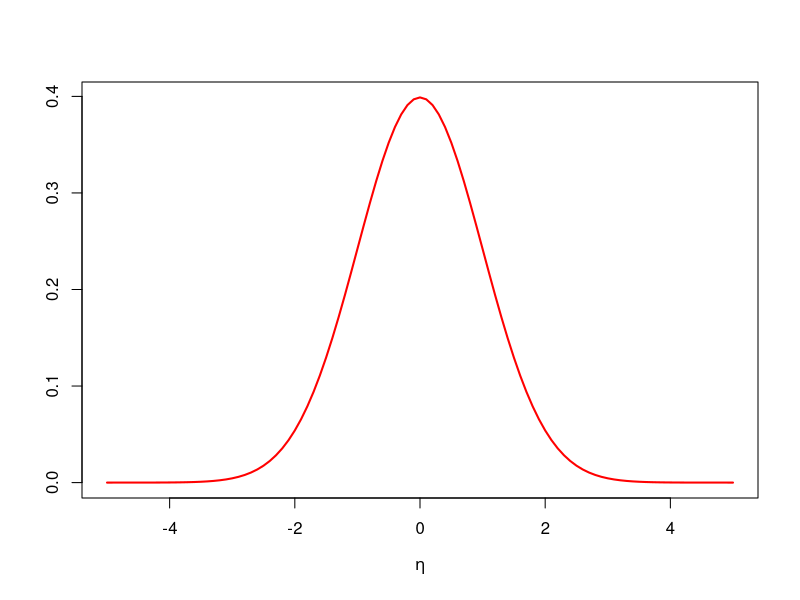
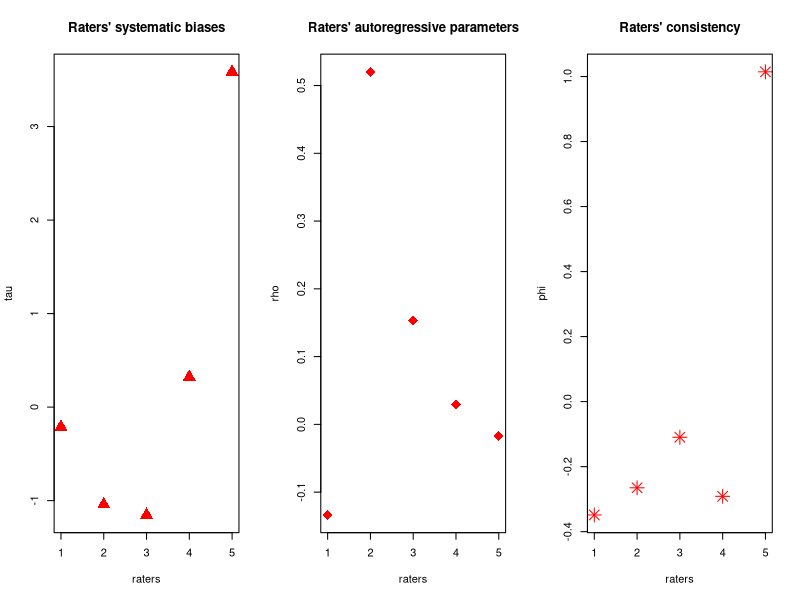
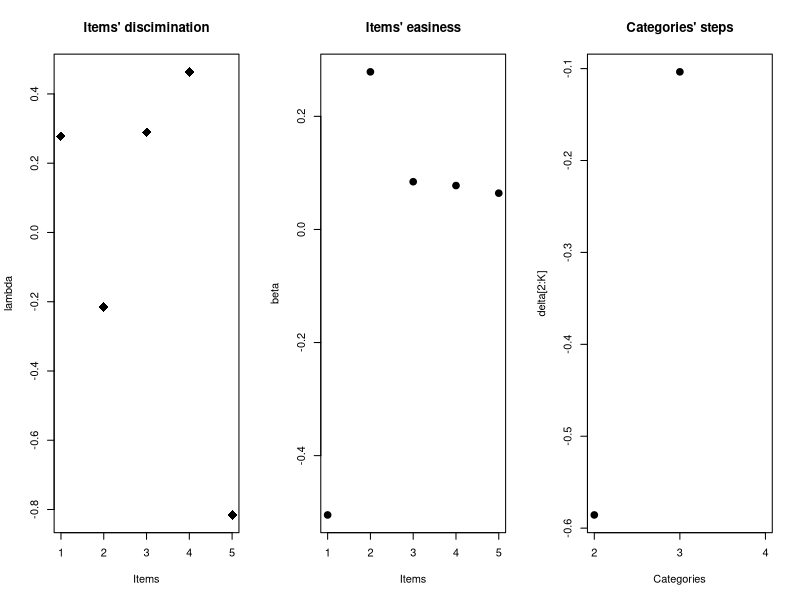
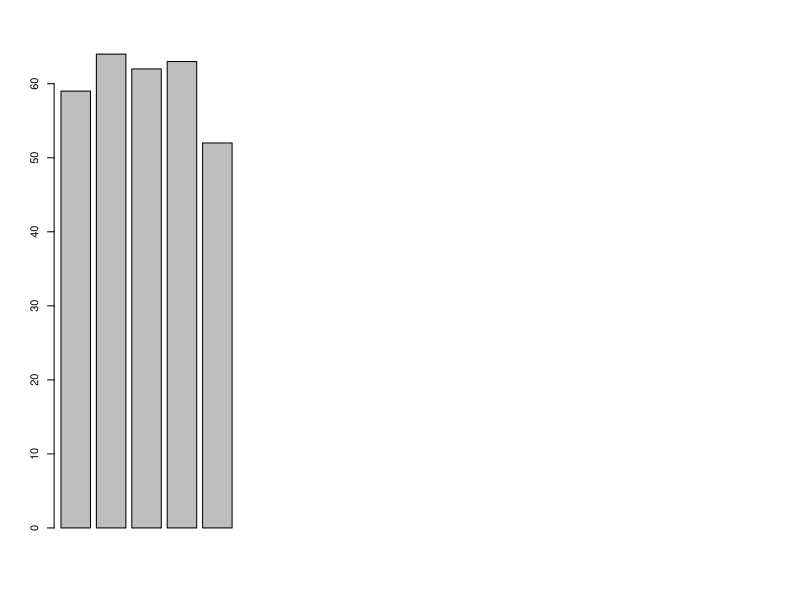
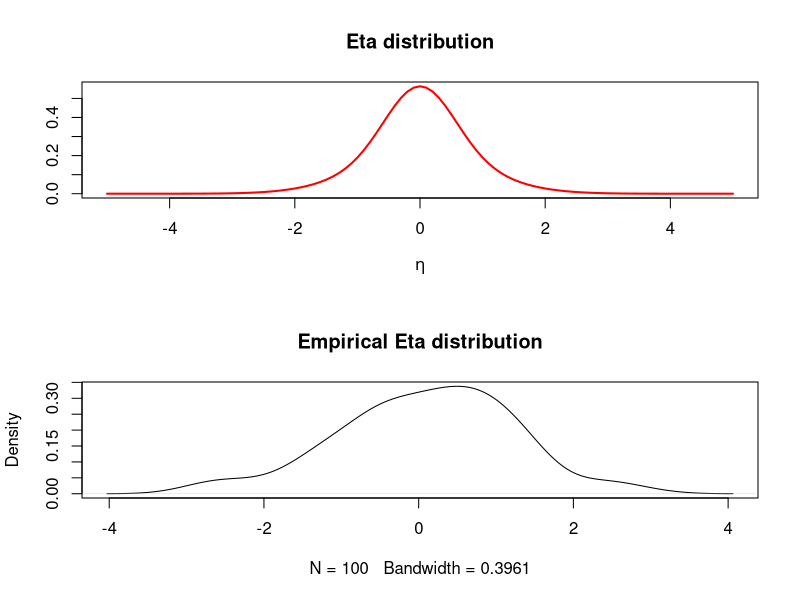
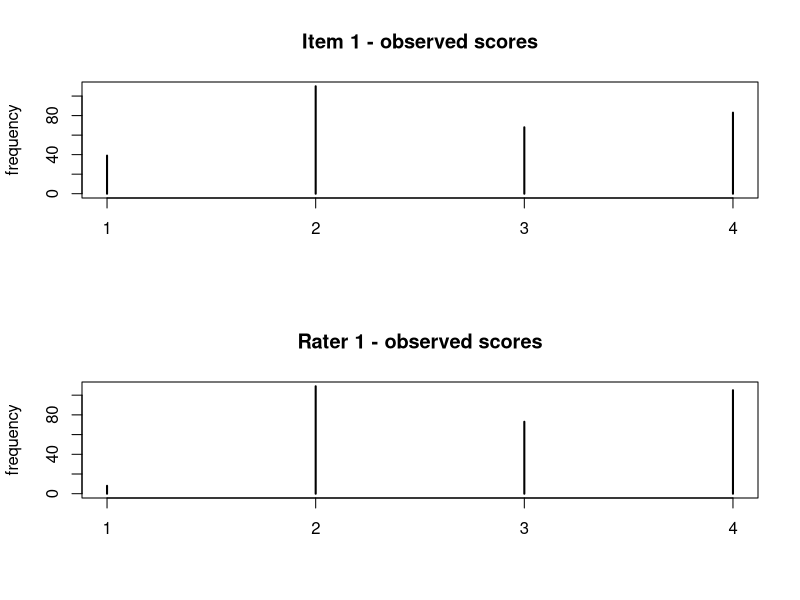
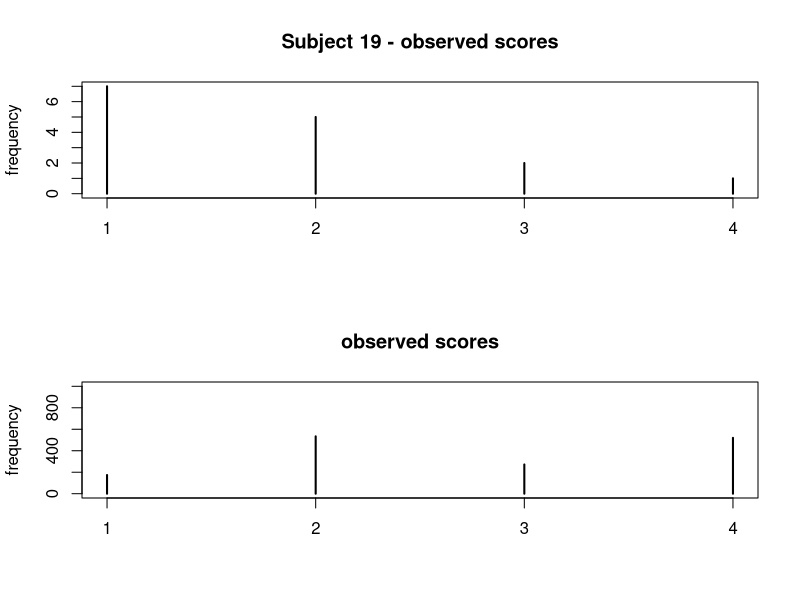

R code for these plots, in order:
##############################################################################################
# https://github.com/salleuska/IRT_raters
# ------------------------------ DATA GENERATING PROCESS -------------------------------------
rm(list=ls())
# setwd("C:/Users/39388/Dropbox/Il mio PC (LAPTOP-NO4UO9GH)/Desktop/Bocconi/Sally")
## SP using library(here) so we can use relative paths

library(here)
library(MASS)

N               = 100                            # Subjects sample size
I               = 5                              # Number of items
R               = 5                              # Number of raters
                                         
K               = 4                              # Number of categories
C               = 1                              # Number of students' clusters
                           
sp              = 3                              # number of subjects per rater
tot             = sp * N * I

set.seed(25)
# ------------------------------------------------------------------------------

generateData <- function( mu, sigma, c_p_s_s, N, R, tot, PPi, II, RRi, ARi, lambda, beta, delta, R_tau, R_phi) {
  
  y              = matrix(0, nrow=tot, ncol=1)
  c_s            = matrix(0, nrow=R,   ncol=1)
  eta            = matrix(0, nrow=R,   ncol=1)
  pic            = matrix(0, nrow=tot, ncol=K)
  pi             = matrix(0, nrow=tot, ncol=K)
  ppi            = matrix(0, nrow=tot, ncol=K)
  
  # Subjects random allocation
  for(j in 1:N){
    c_s[j]      = sample(length(c_p_s_s), 1, prob=c_p_s_s)
    eta[j]      = rnorm(1, mu[c_s[j]], sqrt(sigma[c_s[j]]))
  }
  
  # Observations
  
  for ( n in 1:tot ) {
   
    pic[n,1]              <- 0
    pi[n,1]               <- 0
      
    for(k in 2:K){
        pic[n,k]          <-   exp(R_phi[RRi[n]] + lambda[II[n]]) * (eta[PPi[n]] - beta[II[n]] + delta[k-1] - R_tau[RRi[n],1])    # Adjacent categories logits (Agresti, 2013, pp.309-310; Masters, 1982, p.158)
        pi[n,k]           <-   sum(pic[n,1:k])     
      }
      
    ppi[n,1:K]            <- exp(pi[n,1:K])/sum(exp(pi[n,1:K]))
    
    y[n]                  <- sample(1:K,1,prob=ppi[n,1:K])
    
    }
  
  
  list(y=y, eta=eta, c_s=c_s, ppi=ppi,PPi=PPi, II= II, RRi=RRi, ARi=ARi,
       lambda=lambda, beta=beta, delta=delta, tau=R_tau, phi=R_phi)
}

################################################################################
################################################################################

# ------------ Subjects' Latent Ability Distribution ---------------------------
# Let's assign a distribution to the subjects' latent ability ??? 

Grid_s              = seq(-5, 5, len = 200)
mu_s                = c(0,0)
sigma_s             = c(1,1)
c_p_s_s             = c(0.5,0.5)
par(mfrow=c(1, 1))

# plot
curve(c_p_s_s[1]*dnorm(x,mu_s[1],sqrt(sigma_s[1])) 
      + c_p_s_s[2]*dnorm(x,mu_s[2],sqrt(sigma_s[2])),from=min(Grid_s),to=max(Grid_s),col="red",lwd=2,
      xlab=quote(eta),ylab="")

dev.off()
# ------------ Raters' Features Distribution ---------------------------
# Rater's features: systematic bias, autoregressive coefficient, consistency, respectively. 

# Omega = rbind(                                                                # Correlation matrix
#               c(1, 0.1, 0.3),
#               c(0.1, 1, 0.1),
#               c(0.3, 0.1, 1))
Omega        = diag(1,3,3)
sigma        = c(1,0.3,0.2)                                                     # standard deviations vector
     
Sigma        = diag(sigma) %*% Omega %*% diag(sigma)
     
mu           = c(0, 0, 0)                                                       # MVN mean 

R_features   = mvrnorm( R, mu, Sigma) 


R_tau        =  rbind(R_features[1:(R-1),1:2],c(-sum(R_features[,1]), 
                                                R_features[R,2]) )              #Constraints on one Rater's features

l_phi        = c(R_features[1:(R-1),3],-sum(R_features[1:(R-1),3]))
R_phi        = l_phi  #c(exp(R_features[1:(R-1),3]),exp(-sum(R_features[,3])))


par(mfrow=c(1, 3))
plot(R_tau[,1],xlab="raters",ylab="tau",cex=2,pch=17,col="red",
     main="Raters' systematic biases",xaxt = "n")                               # raters' systematic biases
axis(1,at=1:R)
plot(R_tau[,2],xlab="raters",ylab="rho",cex=2,pch=18,col="red",
     main="Raters' autoregressive parameters",xaxt = "n")                       # raters' systematic biases
axis(1,at=1:R)

plot(R_phi,xlab="raters",ylab="phi",cex=2,pch=8,col="red",
     main="Raters' consistency",xaxt = "n")                                     # raters' systematic biases
axis(1,at=1:R)

# plot(tau[,1],tau[,2])

# ------------ Items' Parameters Distribution ---------------------------
l_lambda        = rep(NA,I)
lambda          = rep(NA,I)
beta            = rep(NA,I)
delta           = rep(NA,K-1)
    
l_lambda        = rnorm(I-1,0,0.3)
beta            = rnorm(I-1,0,0.5)
 
#l_lambda  = rep(0,I)   
#beta      = rep(0,I) 


l_lambda[I]     = -sum(l_lambda[1:(I-1)])
    
lambda          = l_lambda  #exp(l_lambda)                                                 # constraints on items parameters
    
beta[I]         = -sum(beta[1:(I-1)])


delta[1:(K-1)]  = rnorm(K-1,1,1)                                 

par(mfrow=c(1, 3))
plot(lambda,pch=18,cex=2,xlab="Items",main="Items' discimination",xaxt = "n")
axis(1,at=1:I)
plot(beta,pch=20,cex=2,xlab="Items", main="Items' easiness",xaxt = "n")
axis(1,at=1:I)
plot(delta[2:K],pch=20,cex=2,xlab="Categories",main="Categories' steps",xaxt = "n")
axis(1,at=1:(K-1),labels=2:K)
################################################################################
# Let's assign subcjets to raters 

Q_mat = matrix(0,N,R)                                                            # maps the subjetcs into the raters
gg = rep(1/R,R)
for(j in 1:N){
  if(sp == R){
    ind          = 1:R 
  }else{
    ind          = sample(1:R,sp,replace = FALSE,prob = exp(gg)) 
  }
  
  Q_mat[j,ind] = 1
  
}
# Let's Check it out!

apply(Q_mat,2,sum)
barplot(apply(Q_mat,2,sum))
apply(Q_mat,1,sum)==sp

# Let's create the vectors mapping the observations into: the students (PP), the items (II) and the raters (RR)
# We also map each student to the previous rated by the same rater, for the AutoRegressive path (AR)
PP  = which(Q_mat[,1]==1)
RR  = rep(1,length(PP))
AR  = c(0,which(Q_mat[,1]==1)[-length(which(Q_mat[,1]==1))])

for(i in 2:I){
  PP = c(PP,which(Q_mat[,i]==1)) 
  RR = c(RR,rep(i,length(which(Q_mat[,i]==1))))
  AR = c(AR,c(0,which(Q_mat[,i]==1)[-length(which(Q_mat[,i]==1))]))
}


# Let's Check them out!
length(which(PP==1))==sp
length(which(RR==1))==apply(Q_mat,2,sum)[1]
length(AR) == length(PP)

# Let's link them to the items IDs
PPi = rep(PP[1],I)
RRi = rep(RR[1],I)
ARi = rep(AR[1],I)

for(n in 2:length(PP)){
  PPi = c(PPi, rep(PP[n],I))
  RRi = c(RRi, rep(RR[n],I))
  ARi = c(ARi, rep(AR[n],I))
}
II = rep(1:I,length(PP))

length(II)==length(PPi)
length(II)==length(ARi)
# Let's take a look
(cbind(II,PPi,RRi,ARi))[1:20,]

################################################################################



Data = generateData(mu_s,sigma_s ,c_p_s_s, N, 
                    R, length(PPi), PPi, II, RRi, ARi, 
                    lambda, beta, delta, R_tau, R_phi) 

# Check on the generated data:
# Generated Etas
par(mfrow=c(2, 1))
curve(c_p_s_s[1]*dnorm(x,mu[1],sqrt(sigma[1])) 
      + c_p_s_s[2]*dnorm(x,mu[2],sqrt(sigma[2])),from=min(Grid_s),to=max(Grid_s),col="red",lwd=2,
      xlab=quote(eta),ylab="",main="Eta distribution")
plot(density(Data$eta),main="Empirical Eta distribution")

# Just to give an example of observed scores: 
plot(table(Data$y[which(II==2)]),ylab="frequency",main="Item 1 - observed scores")
plot(table(Data$y[which(RRi==1)]),ylab="frequency",main="Rater 1 - observed scores")

plot(table(Data$y[which(PPi==8)]),ylab="frequency",main="Subject 19 - observed scores")

plot(table(Data$y),ylab="frequency",main="observed scores",ylim=c(0,1000))


saveRDS(Data, file="Data_AR_2PL2PL.RData")

